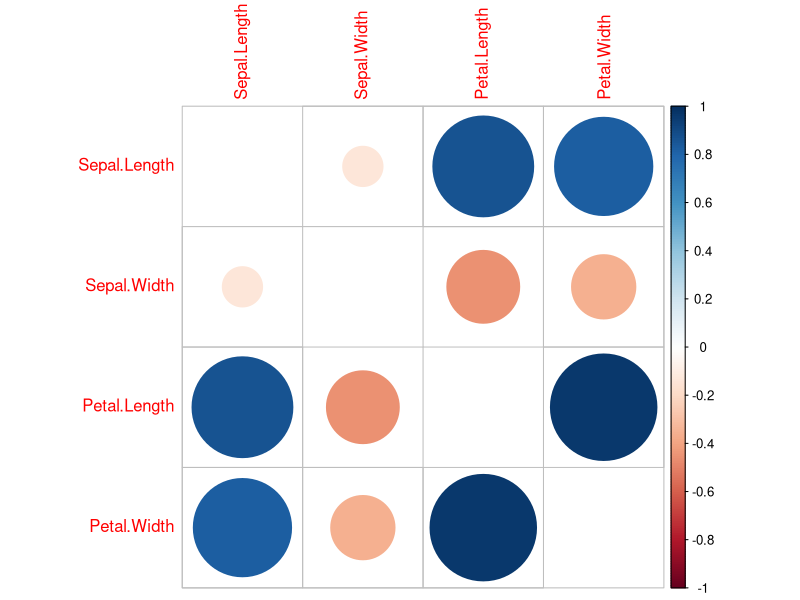

Write the R code that produced this figure. (Note: this script raises an error after producing the figure.)
## ---- chunk 1
knitr::opts_chunk$set(echo = TRUE)
## ---- chunk 2
library(caret)
## ---- chunk 3
library(datasets)
data(iris) ##loads the dataset, which can be accessed under the variable name iris
?iris ##opens the documentation for the dataset
summary(iris) ##presents the 5 figure summary of the dataset
str(iris) ##presents the structure of the iris dataframe
## ---- chunk 4
set.seed(23)
trainTestPartition<-createDataPartition(y=iris$Species, #the class label, caret ensures an even split of classes
                                        p=0.7, #proportion of samples assigned to train
                                        list=FALSE)
str(trainTestPartition)

training <- iris[ trainTestPartition,] #take the corresponding rows for training
testing  <- iris[-trainTestPartition,] #take the corresponding rows for testing by removing training rows
summary(training)
nrow(training)
summary(testing)
nrow(testing)
## ---- chunk 5
training.separate = training
testing.separate = testing
## ---- chunk 6
nzv(training.separate)
## ---- chunk 7
calculateCor <- cor(training.separate[1:4]) #calculate correlation matrix on the predictors
summary(calculateCor[upper.tri(calculateCor)])
highlyCor <- findCorrelation(calculateCor) #pick highly correlated ones
colnames(training.separate)[highlyCor]
corrplot::corrplot(calculateCor,diag=FALSE)
training.separate.cor=training.separate[,-highlyCor] #remove highly correlated predictors from training
testing.separate.cor=testing.separate[,-highlyCor] #remove highly correlated predictors from test
## ---- chunk 8
#perform boxcox scaling on each predictor
training.separate.boxcox=training.separate
training.separate.boxcox$Sepal.Length=predict(BoxCoxTrans(iris$Sepal.Length),
                                       training.separate.cor$Sepal.Length)
training.separate.boxcox$Sepal.Width=predict(BoxCoxTrans(iris$Sepal.Width),
                                      training.separate.cor$Sepal.Width)
training.separate.boxcox$Petal.Width=predict(BoxCoxTrans(iris$Petal.Width),
                                      training.separate.cor$Petal.Width)

testing.separate.boxcox=testing.separate
testing.separate.boxcox$Sepal.Length=predict(BoxCoxTrans(iris$Sepal.Length),
                                      testing.separate.cor$Sepal.Length)
testing.separate.boxcox$Sepal.Width=predict(BoxCoxTrans(iris$Sepal.Width),
                                     testing.separate.cor$Sepal.Width)
testing.separate.boxcox$Petal.Width=predict(BoxCoxTrans(iris$Petal.Width),
                                     testing.separate.cor$Petal.Width)

summary(training.separate.boxcox)
summary(testing.separate.boxcox)
## ---- chunk 9

#The options for preprocessing are "BoxCox", "YeoJohnson", "expoTrans", "center", "scale", "range", "knnImpute", "bagImpute", "medianImpute", "pca", "ica", "spatialSign", "corr", "zv", "nzv", and "conditionalX"
calculatePreProcess <- preProcess(training,
                                  method = c("center", "scale","corr","nzv","BoxCox")) #perform preprocessing
calculatePreProcess

training.preprocess <- predict(calculatePreProcess, training) #apply preprocessing to training data
summary(training.preprocess)
#Petal.Length is removed
testing.preprocess <- predict(calculatePreProcess, testing) #apply same preprocessing to testing data
summary(testing.preprocess)

dtreeIris.preprocess <- train(
    Species ~ .,
    data = training.preprocess,
    method = "rpart" #this is a decision tree but we will get to more information about that later
)
dtreeIris.preprocess
## ---- chunk 10
dtreeIris <- train(
    Species ~ ., ## this means the model should classify Species using the other features
    data = training, ## specifies training data
    method = "rpart", ## uses decision tree
    preProc = c("center", "scale","nzv","corr","BoxCox") ##this performs the preprocessing within model training
)
dtreeIris
## ---- chunk 11
#decision tree
dtreeIris <- train(
    Species ~ ., 
    data = training, 
    method = "rpart",
    preProc = c("center", "scale","nzv","corr","BoxCox")
)

#support vector machine
svmIris <- train(
    Species ~ .,
    data = training,
    method = "svmLinear",
    preProc = c("center", "scale","nzv","corr","BoxCox")
)

#random forest
randomForestIris <- train(
    Species ~ .,
    data = training,
    method = "rf",
    preProc = c("center", "scale","nzv","corr","BoxCox")
)



## ---- chunk 12
train_ctrl = trainControl(method='cv',
                          number=10) #10-fold cross-validation

dtreeIris.10fold <- train(
    Species ~ .,
    data = training,
    method = "rpart",
    preProc = c("center", "scale","nzv","corr","BoxCox"),
    trControl = train_ctrl #train decision tree with 10-fold cross-validation
)
dtreeIris.10fold

## ---- chunk 13
set.seed(42)
seeds = vector(mode='list',length=11) #this is #folds+1 so 10+1
for (i in 1:10) seeds[[i]] = sample.int(1000,10)
seeds[[11]] = sample.int(1000,1)

train_ctrl_seed = trainControl(method='cv',
                          number=10,
                          seeds=seeds) #use our seeds in the cross-validation


dtreeIris.10fold.seed <- train(
    Species ~ .,
    data = training,
    method = "rpart",
    preProc = c("center", "scale","nzv","corr","BoxCox"),
    trControl = train_ctrl_seed
)
dtreeIris.10fold.seed
## ---- chunk 14
set.seed(42)
seeds = vector(mode='list',length=101) #you need length #folds*#repeats + 1 so 10*10 + 1 here
for (i in 1:100) seeds[[i]] = sample.int(1000,10)
seeds[[101]] = sample.int(1000,1)

train_ctrl_seed_repeated = trainControl(method='repeatedcv',
                              number=10, #number of folds
                              repeats=10, #number of times to repeat cross-validation
                              seeds=seeds)


dtreeIris.10fold.seed.repeated <- train(
    Species ~ .,
    data = training,
    method = "rpart",
    preProc = c("center", "scale","nzv","corr","BoxCox"),
    trControl = train_ctrl_seed_repeated
)
dtreeIris.10fold.seed.repeated

## ---- chunk 15
dtreeIris.hyperparam <- train(
    Species ~ .,
    data = training,
    method = "rpart",
    preProc = c("center", "scale","nzv","corr","BoxCox"),
    trControl = train_ctrl_seed_repeated,
    tuneLength = 10 #pick number of different hyperparam values to try
)
dtreeIris.hyperparam

## ---- chunk 16
data("Sacramento") ##loads the dataset, which can be accessed under the variable name Sacramento
?Sacramento
str(Sacramento)
## ---- chunk 17
dummies = dummyVars(price ~ ., data = Sacramento) #convert the categorical variables to dummies
Sacramento.dummies = data.frame(predict(dummies, newdata = Sacramento))
Sacramento.dummies$price=Sacramento$price
## ---- chunk 18
set.seed(23)
trainTestPartition.Sacramento<-createDataPartition(y=Sacramento.dummies$price, #the class label, caret ensures an even split of classes
                                        p=0.7, #proportion of samples assigned to train
                                        list=FALSE)
training.Sacramento <- Sacramento.dummies[ trainTestPartition.Sacramento,]
testing.Sacramento  <- Sacramento.dummies[-trainTestPartition.Sacramento,]
## ---- chunk 19
lmSacramento <- train(
    price ~ .,
    data = training.Sacramento,
    method = "lm",
    preProc = c("center", "scale","nzv","corr","BoxCox")
)
lmSacramento
## ---- chunk 20
training.Sacramento.nondummy <- Sacramento[ trainTestPartition.Sacramento,]
testing.Sacramento.nondummy  <- Sacramento[-trainTestPartition.Sacramento,]

lmSacramento.nondummy <- train(
    price ~ .,
    data = training.Sacramento.nondummy,
    method = "lm",
    preProc = c("center", "scale","nzv","corr","BoxCox")
)
lmSacramento.nondummy
